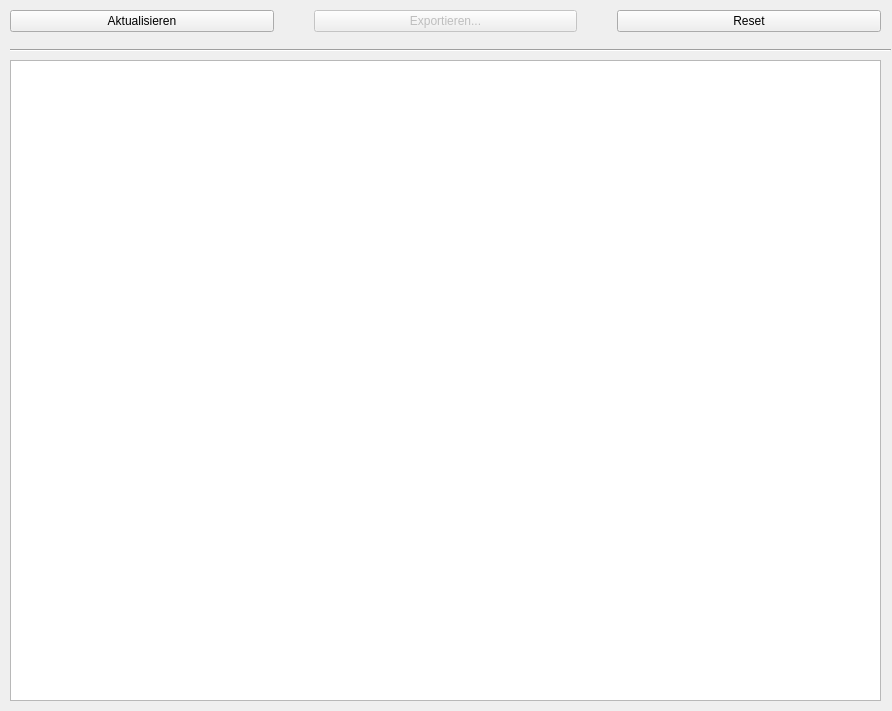
<?xml version="1.0" encoding="UTF-8"?>
<ui version="4.0">
 <class>FormSystemLog</class>
 <widget class="QWidget" name="FormSystemLog">
  <property name="geometry">
   <rect>
    <x>0</x>
    <y>0</y>
    <width>892</width>
    <height>711</height>
   </rect>
  </property>
  <property name="windowTitle">
   <string>Systemlog</string>
  </property>
  <widget class="QPlainTextEdit" name="pteSystemLog">
   <property name="geometry">
    <rect>
     <x>10</x>
     <y>60</y>
     <width>871</width>
     <height>641</height>
    </rect>
   </property>
   <property name="sizePolicy">
    <sizepolicy hsizetype="Fixed" vsizetype="Fixed">
     <horstretch>0</horstretch>
     <verstretch>0</verstretch>
    </sizepolicy>
   </property>
   <property name="acceptDrops">
    <bool>false</bool>
   </property>
   <property name="undoRedoEnabled">
    <bool>false</bool>
   </property>
   <property name="readOnly">
    <bool>true</bool>
   </property>
  </widget>
  <widget class="Line" name="line">
   <property name="geometry">
    <rect>
     <x>10</x>
     <y>40</y>
     <width>881</width>
     <height>20</height>
    </rect>
   </property>
   <property name="sizePolicy">
    <sizepolicy hsizetype="Preferred" vsizetype="Maximum">
     <horstretch>0</horstretch>
     <verstretch>0</verstretch>
    </sizepolicy>
   </property>
   <property name="orientation">
    <enum>Qt::Horizontal</enum>
   </property>
  </widget>
  <widget class="QWidget" name="horizontalLayoutWidget">
   <property name="geometry">
    <rect>
     <x>0</x>
     <y>0</y>
     <width>891</width>
     <height>44</height>
    </rect>
   </property>
   <layout class="QHBoxLayout" name="horizontalLayout">
    <property name="spacing">
     <number>40</number>
    </property>
    <property name="sizeConstraint">
     <enum>QLayout::SetMaximumSize</enum>
    </property>
    <property name="margin">
     <number>10</number>
    </property>
    <item>
     <widget class="QPushButton" name="pbSystemLog_Aktualisieren">
      <property name="text">
       <string>Aktualisieren</string>
      </property>
      <property name="shortcut">
       <string>F5</string>
      </property>
     </widget>
    </item>
    <item>
     <widget class="QPushButton" name="pbSystemLog_Speichern">
      <property name="enabled">
       <bool>false</bool>
      </property>
      <property name="text">
       <string>Exportieren...</string>
      </property>
     </widget>
    </item>
    <item>
     <widget class="QPushButton" name="pbSystemLog_Reset">
      <property name="text">
       <string>Reset</string>
      </property>
     </widget>
    </item>
   </layout>
  </widget>
 </widget>
 <resources/>
 <connections>
  <connection>
   <sender>pbSystemLog_Aktualisieren</sender>
   <signal>clicked()</signal>
   <receiver>FormSystemLog</receiver>
   <slot>syslog_AktualisierenClicked()</slot>
   <hints>
    <hint type="sourcelabel">
     <x>141</x>
     <y>21</y>
    </hint>
    <hint type="destinationlabel">
     <x>445</x>
     <y>355</y>
    </hint>
   </hints>
  </connection>
  <connection>
   <sender>pbSystemLog_Reset</sender>
   <signal>clicked()</signal>
   <receiver>FormSystemLog</receiver>
   <slot>syslog_ResetClicked()</slot>
   <hints>
    <hint type="sourcelabel">
     <x>748</x>
     <y>21</y>
    </hint>
    <hint type="destinationlabel">
     <x>445</x>
     <y>355</y>
    </hint>
   </hints>
  </connection>
  <connection>
   <sender>pbSystemLog_Speichern</sender>
   <signal>clicked()</signal>
   <receiver>FormSystemLog</receiver>
   <slot>syslog_ExportierenClicked()</slot>
   <hints>
    <hint type="sourcelabel">
     <x>445</x>
     <y>21</y>
    </hint>
    <hint type="destinationlabel">
     <x>445</x>
     <y>355</y>
    </hint>
   </hints>
  </connection>
 </connections>
 <slots>
  <slot>syslog_AktualisierenClicked()</slot>
  <slot>syslog_ResetClicked()</slot>
  <slot>syslog_ExportierenClicked()</slot>
 </slots>
</ui>
